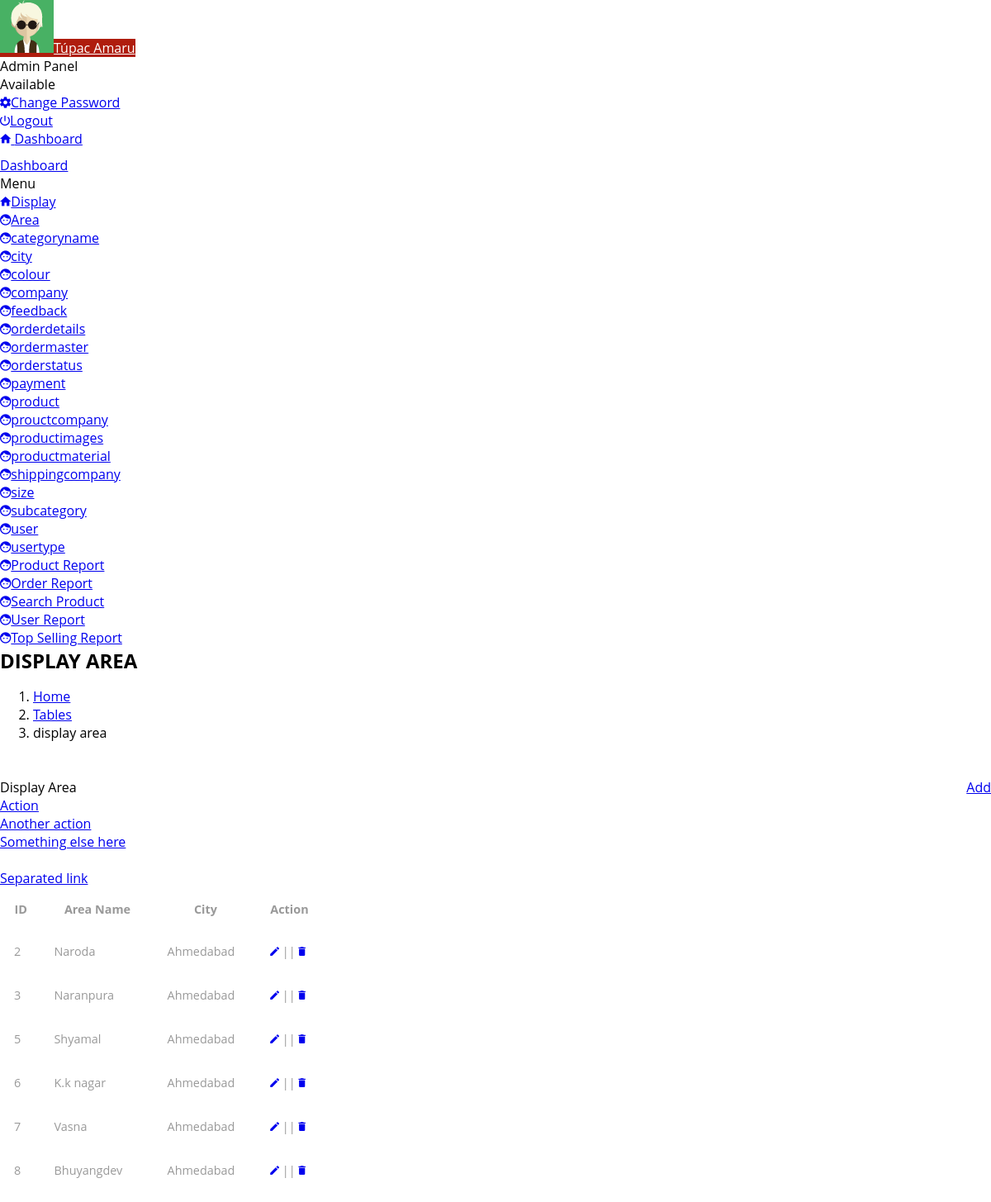
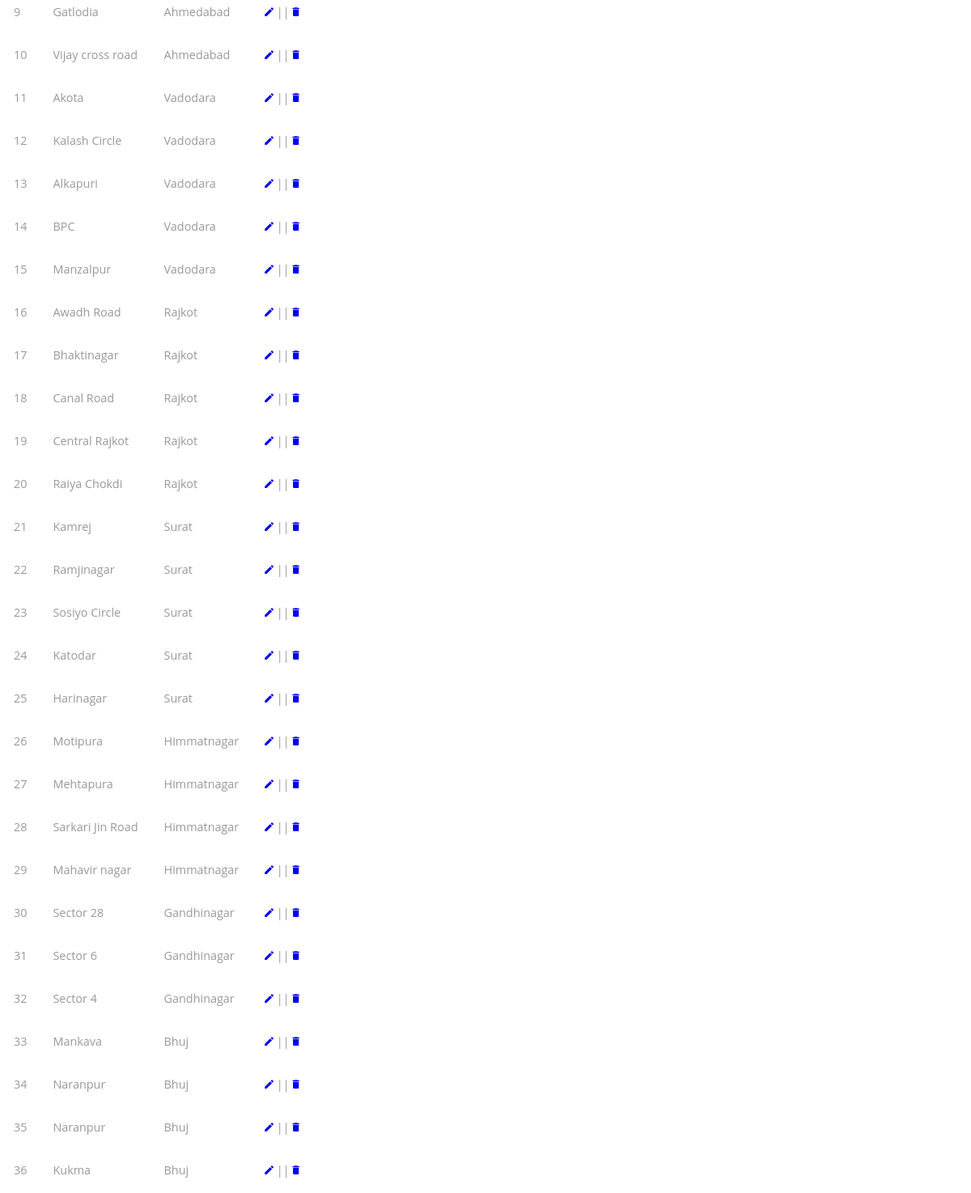
Page /admin/display-area.php on the committed database (2 pictures, top to bottom).
### tables this page shows
CREATE TABLE IF NOT EXISTS `tbl_area` (
  `Area_id` int(11) NOT NULL,
  `Area_name` varchar(20) NOT NULL,
  `City_id` int(11) NOT NULL,
  `is_active` int(11) NOT NULL DEFAULT '1',
  `is_delete` int(11) NOT NULL DEFAULT '0',
  `insert_datetime` datetime NOT NULL DEFAULT CURRENT_TIMESTAMP
);

CREATE TABLE IF NOT EXISTS `tbl_city` (
  `City_id` int(11) NOT NULL,
  `City_name` varchar(20) NOT NULL,
  `is_active` int(11) NOT NULL DEFAULT '1',
  `is_delete` int(11) NOT NULL DEFAULT '0',
  `insert_datetime` timestamp NOT NULL DEFAULT CURRENT_TIMESTAMP
);

### admin/display-area.php (the view, shortened to what this page needs)
<?php
require './class/myclass.php';
?>
<!DOCTYPE html>
<html lang="en">
<head>
    <link rel="stylesheet" type="text/css" href="assets/lib/perfect-scrollbar/css/perfect-scrollbar.min.css"/>
    <link rel="stylesheet" type="text/css" href="assets/lib/material-design-icons/css/material-design-iconic-font.min.css"/>
    <link rel="stylesheet" type="text/css" href="assets/lib/datetimepicker/css/bootstrap-datetimepicker.min.css"/>
    <link rel="stylesheet" type="text/css" href="assets/lib/daterangepicker/css/daterangepicker.css"/>
    <link rel="stylesheet" type="text/css" href="assets/lib/select2/css/select2.min.css"/>
    <link rel="stylesheet" type="text/css" href="assets/lib/bootstrap-slider/css/bootstrap-slider.css"/>
    <link rel="stylesheet" href="assets/css/style.css" type="text/css"/>
  </head>
  <body>
    <div class="be-wrapper">
      <?php
      include './theme-part/header.php';
      ?>
      <?php
      include './theme-part/side_bar.php';
      ?>
         <div class="be-content">
        <div class="page-head">
          <h2 class="page-head-title">DISPLAY AREA</h2>
          <ol class="breadcrumb page-head-nav">
            <li><a href="#">Home</a></li>
            <li><a href="#">Tables</a></li>
            <li class="active">display area</li>
          </ol>
          <a href="insert-Area.php" class="btn btn-primary" style="float: right">Add</a>
        </div>
        <div class="main-content container-fluid">
          <div class="row">
            <div class="col-sm-12">
              <div class="panel panel-default panel-table">
                <div class="panel-heading"> Display Area
                  <div class="tools dropdown"><a href="#" type="button" data-toggle="dropdown" class="dropdown-toggle"></a>
                    <ul role="menu" class="dropdown-menu pull-right">
                      <li><a href="#">Action</a></li>
                      <li><a href="#">Another action</a></li>
                      <li><a href="#">Something else here</a></li>
                      <li class="divider"></li>
                      <li><a href="#">Separated link</a></li>
                    </ul>
                  </div>
                </div>
                <div class="panel-body">
                  <table  class="table table-striped table-hover table-fw-widget">
                    <thead>
                      <tr>
                        <th>ID</th>
                        <th>Area Name</th>
                        <th>City</th>
                       <th class="tg-5xsc">Action</th>
                      </tr>
                    </thead>
 <?php
$qry = "
    SELECT
    `tbl_area`.`Area_id`
    , `tbl_area`.`Area_name`
    , `tbl_area`.`is_active`
    , `tbl_area`.`is_delete`
    , `tbl_area`.`insert_datetime`
    , `tbl_city`.`City_name`
FROM
    `tbl_area`
    INNER JOIN `tbl_city`
        ON (`tbl_area`.`City_id` = `tbl_city`.`City_id`)";
$result = mysqli_query($conn,$qry) or die(mysqli_error($connection));
 while ($row = mysqli_fetch_array($result)){
    echo "<tr>";
    echo "<td>{$row['Area_id']}</td>";
    echo "<td>{$row['Area_name']}</td>";
    echo "<td>{$row['City_name']}</td>";
    echo "<td><a href='edit-area.php?eid={$row['Area_id']}'><i class='mdi mdi-edit' aria-hidden='true'></i></a> || <a href='?id=$row[0]'><i class='mdi mdi-delete' aria-hidden='true'></i></a> </td>";
    echo "<tr>";
}
?>
                  </table>
                </div>
              </div>
            </div>
          </div>
        </div>
      </div>
    </div>
  </body>
</html>

### admin/theme-part/header.php (shortened to what this page needs)
<nav class="navbar navbar-default navbar-fixed-top be-top-header">
        <div class="container-fluid">
          <div class="be-right-navbar">
            <ul class="nav navbar-nav navbar-right be-user-nav">
              <li class="dropdown"><a href="#" data-toggle="dropdown" role="button" aria-expanded="false" class="dropdown-toggle"><img src="assets/img/avatar.png" alt="Avatar"><span class="user-name">Túpac Amaru</span></a>
                <ul role="menu" class="dropdown-menu">
                  <li>
                    <div class="user-info">
                        <div class="user-name">Admin Panel</div>
                      <div class="user-position online">Available</div>
                    </div>
                  </li>
                  <li><a href="changepasswordadmin.php"><span class="icon mdi mdi-settings"></span>Change Password</a></li>
                  <li><a href="logout.php"><span class="icon mdi mdi-power"></span>Logout</a></li>
                </ul>
              </li>
            </ul>
            <div class="page-title"><a href="index.php"><i class="icon mdi mdi-home"></i><span> Dashboard</span></a></div>
          </div>
        </div>
      </nav>

### admin/theme-part/side_bar.php
<div class="be-left-sidebar">
        <div class="left-sidebar-wrapper"><a href="#" class="left-sidebar-toggle">Dashboard</a>
          <div class="left-sidebar-spacer">
            <div class="left-sidebar-scroll">
              <div class="left-sidebar-content">
                <ul class="sidebar-elements">
                  <li class="divider">Menu</li>
                  <li class="active">
                      <a href="index.php"><i class="icon mdi mdi-home"></i><span>Display</span></a>
                  </li>
                  <li ><a href="display-area.php"><i class="icon mdi mdi-face"></i>Area</a> </li>
                  <li ><a  href="display-categoryname.php"><i class="icon mdi mdi-face"></i>categoryname</a></li>
                  <li ><a href="display-city.php"><i class="icon mdi mdi-face"></i>city</a></li>
                  <li ><a href="display-colour.php"><i class="icon mdi mdi-face"></i>colour</a></li>
                  <li ><a href="display-company.php"><i class="icon mdi mdi-face"></i>company</a></li>
                   <li ><a href="display-feedback.php"><i class="icon mdi mdi-face"></i>feedback</a></li>
                    <li ><a href="display-orderdetails.php"><i class="icon mdi mdi-face"></i>orderdetails</a></li>
                     <li ><a href="display-ordermaster.php"><i class="icon mdi mdi-face"></i>ordermaster</a></li>
                      <li ><a href="display-orderstatus.php"><i class="icon mdi mdi-face"></i>orderstatus</a></li>
                       <li ><a href="display-payment.php"><i class="icon mdi mdi-face"></i>payment</a></li>
                        <li ><a href="display-product.php"><i class="icon mdi mdi-face"></i>product</a></li>
                  <li ><a  href="display-productcompany.php"><i class="icon mdi mdi-face"></i>prouctcompany </a></li>
                   <li ><a href="display-productimages.php"><i class="icon mdi mdi-face"></i>productimages</a></li>
                    <li ><a href="display-productmaterial.php"><i class="icon mdi mdi-face"></i>productmaterial</a></li>
                     <li ><a href="display-shippingcompany.php"><i class="icon mdi mdi-face"></i>shippingcompany</a></li>
                  <li ><a href="display-size.php"><i class="icon mdi mdi-face"></i>size</a></li>
                  <li ><a href="display-subcategory.php"><i class="icon mdi mdi-face"></i>subcategory</a></li>
                   <li ><a href="display-user.php"><i class="icon mdi mdi-face"></i>user</a></li>
                  <li ><a href="display-usertype.php"><i class="icon mdi mdi-face"></i>usertype</a></li>
                  <li ><a href="rpt-product.php" target="_blank"><i class="icon mdi mdi-face"></i>Product Report</a></li>
                <li ><a href="rpt-order.php" target="_blank"><i class="icon mdi mdi-face"></i>Order Report</a></li>
                <li ><a href="rpt-search-product.php" target="_blank"   ><i class="icon mdi mdi-face"></i>Search Product</a></li>
               <li ><a href="rpt-user.php" target="_blank"   ><i class="icon mdi mdi-face"></i>User Report</a></li>
              <li ><a href="rpt-product-selling.php" target="_blank"   ><i class="icon mdi mdi-face"></i>Top Selling Report</a></li>
                </ul>
              </div>
            </div>
          </div>
        </div>
      </div>

### css/style.css (style rules this page uses)
body a { transition:0.5s all; -webkit-transition:0.5s all; -moz-transition:0.5s all; -o-transition:0.5s all; -ms-transition:0.5s all; }
h1,h2,h3,h4,h5,h6 { padding:0 0; margin:0 0; font-family: 'Open Sans', sans-serif; }
ul { padding:0 0; margin:0 0; }
body { padding:0 0; margin:0 0; font-family: 'Open Sans', sans-serif; }
.navbar-default .navbar-nav > li > a { color: #fff; }
.navbar { position: relative; min-height: 50px; margin-bottom: 10px; border: 1px solid transparent; }
.navbar-default { background: none; border: none; }
.table > thead > tr > th, .table > tbody > tr > th, .table > tfoot > tr > th, .table > thead > tr > td, .table > tbody > tr > td, .table > tfoot > tr > td { border-top: none !important; }
.table td, .table>tbody>tr>td, .table>tbody>tr>th, .table>tfoot>tr>td, .table>tfoot>tr>th, .table>thead>tr>td, .table>thead>tr>th { padding: 15px!important; }
.table > thead > tr > th, .table > tbody > tr > th, .table > tfoot > tr > th, .table > thead > tr > td, .table > tbody > tr > td, .table > tfoot > tr > td { font-size: 0.9em; color: #999; border-top: none !important; }
ol { margin-bottom: 44px; }

### rows in the picture
tbl_area: Area_id "2", Area_name "Naroda", City.City_name "Ahmedabad"
tbl_area: Area_id "3", Area_name "Naranpura", City.City_name "Ahmedabad"
tbl_area: Area_id "5", Area_name "Shyamal", City.City_name "Ahmedabad"
tbl_area: Area_id "6", Area_name "K.k nagar", City.City_name "Ahmedabad"
tbl_area: Area_id "7", Area_name "Vasna", City.City_name "Ahmedabad"
tbl_area: Area_id "8", Area_name "Bhuyangdev", City.City_name "Ahmedabad"
tbl_area: Area_id "9", Area_name "Gatlodia", City.City_name "Ahmedabad"
tbl_area: Area_id "10", Area_name "Vijay cross road", City.City_name "Ahmedabad"
tbl_area: Area_id "11", Area_name "Akota", City.City_name "Vadodara"
tbl_area: Area_id "12", Area_name "Kalash Circle", City.City_name "Vadodara"
tbl_area: Area_id "13", Area_name "Alkapuri", City.City_name "Vadodara"
tbl_area: Area_id "14", Area_name "BPC", City.City_name "Vadodara"
tbl_area: Area_id "15", Area_name "Manzalpur", City.City_name "Vadodara"
tbl_area: Area_id "16", Area_name "Awadh Road", City.City_name "Rajkot"
tbl_area: Area_id "17", Area_name "Bhaktinagar", City.City_name "Rajkot"
tbl_area: Area_id "18", Area_name "Canal Road", City.City_name "Rajkot"
tbl_area: Area_id "19", Area_name "Central Rajkot", City.City_name "Rajkot"
tbl_area: Area_id "20", Area_name "Raiya Chokdi", City.City_name "Rajkot"
tbl_area: Area_id "21", Area_name "Kamrej", City.City_name "Surat"
tbl_area: Area_id "22", Area_name "Ramjinagar", City.City_name "Surat"
tbl_area: Area_id "23", Area_name "Sosiyo Circle", City.City_name "Surat"
tbl_area: Area_id "24", Area_name "Katodar", City.City_name "Surat"
tbl_area: Area_id "25", Area_name "Harinagar", City.City_name "Surat"
tbl_area: Area_id "26", Area_name "Motipura", City.City_name "Himmatnagar"
tbl_area: Area_id "27", Area_name "Mehtapura", City.City_name "Himmatnagar"
tbl_area: Area_id "28", Area_name "Sarkari Jin Road", City.City_name "Himmatnagar"
tbl_area: Area_id "29", Area_name "Mahavir nagar", City.City_name "Himmatnagar"
tbl_area: Area_id "30", Area_name "Sector 28", City.City_name "Gandhinagar"
tbl_area: Area_id "31", Area_name "Sector 6", City.City_name "Gandhinagar"
tbl_area: Area_id "32", Area_name "Sector 4", City.City_name "Gandhinagar"
tbl_area: Area_id "33", Area_name "Mankava", City.City_name "Bhuj"
tbl_area: Area_id "34", Area_name "Naranpur", City.City_name "Bhuj"
tbl_area: Area_id "35", Area_name "Naranpur", City.City_name "Bhuj"
tbl_area: Area_id "36", Area_name "Kukma", City.City_name "Bhuj"
